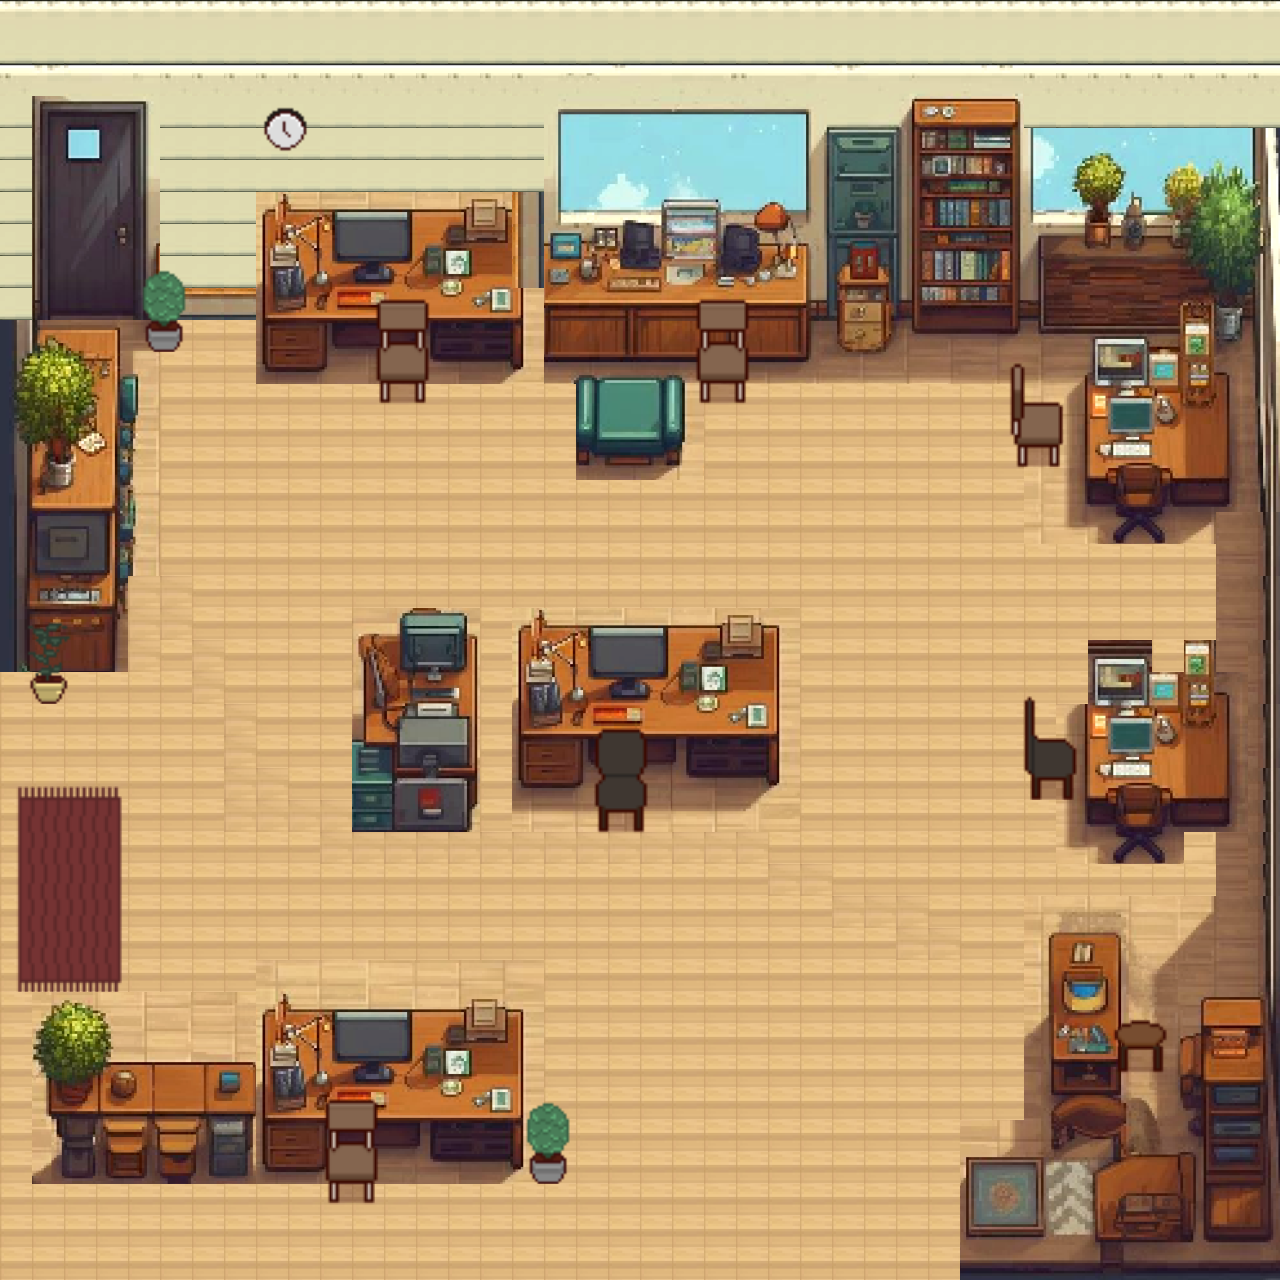

Rendered tile map (Tiled .tmx) drawn with the repository's tilesets; below, a short description and the map source with its tile grids summarised:
An orthogonal 40x40 tile map with 32x32 px tiles, 3 tile layers (ground, tables, decor), 1 hidden layer not drawn, 4 tilesets.

<map version="1.10" tiledversion="1.11.2" orientation="orthogonal" renderorder="right-down" width="40" height="40" tilewidth="32" tileheight="32" infinite="0" nextlayerid="5" nextobjectid="1">
 <tileset firstgid="1" source="office.tsx" />
 <tileset firstgid="842" source="decorations_LRK.tsx" />
 <tileset firstgid="1037" source="livingroom_LRK.tsx" />
 <tileset firstgid="3579" source="../redcol.tsx" />
 <layer id="1" name="ground" width="40" height="40">
  <data>[1600 cells, 1600 non-empty, 5 distinct tile ids]</data>
 </layer>
 <layer id="2" name="tables" width="40" height="40">
  <data>[1600 cells, 826 non-empty, 625 distinct tile ids]</data>
 </layer>
 <layer id="3" name="decor" width="40" height="40">
  <data>[1600 cells, 105 non-empty, 87 distinct tile ids]</data>
 </layer>
 <layer id="4" name="Collision" width="40" height="40" visible="0">
  <data>[1600 cells, 509 non-empty, 1 distinct tile ids]</data>
 </layer>
</map>
